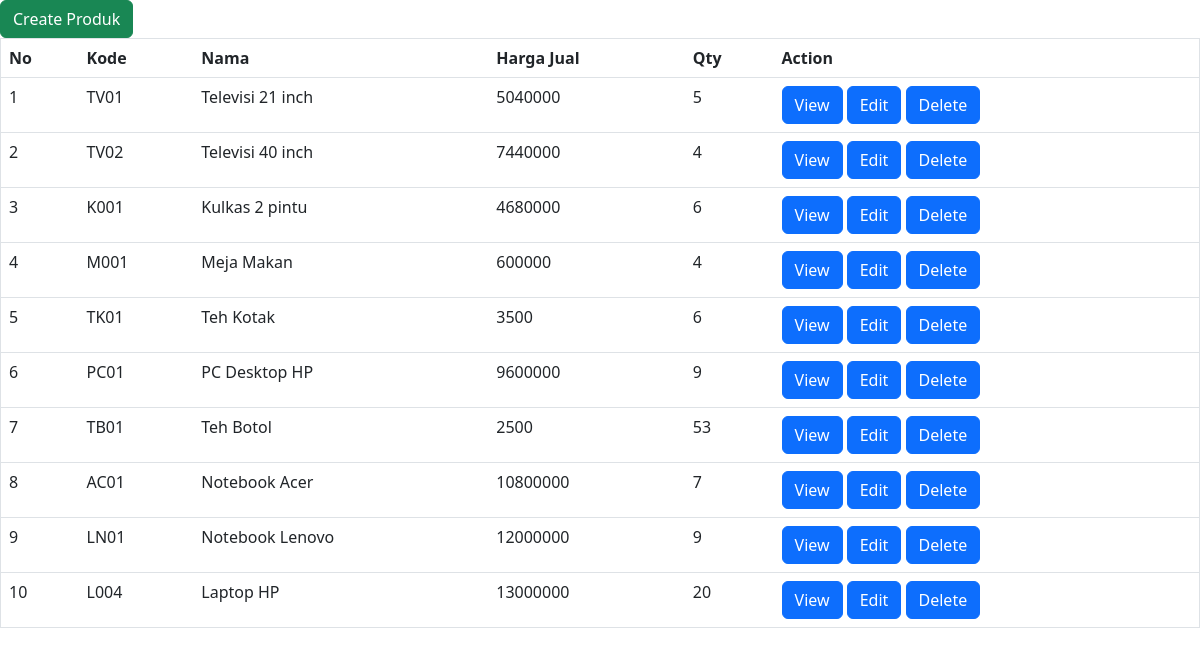
The app's page /databasephp-main/list_produk.php with its own data.
### tables this page shows
CREATE TABLE `produk` (
  `id` int(11) NOT NULL AUTO_INCREMENT,
  `kode` varchar(10) DEFAULT NULL,
  `nama` varchar(45) DEFAULT NULL,
  `harga_beli` double DEFAULT NULL,
  `harga_jual` double DEFAULT NULL,
  `stok` int(11) DEFAULT NULL,
  `min_stok` int(11) DEFAULT NULL,
  `jenis_produk_id` int(11) NOT NULL,
  PRIMARY KEY (`id`),
  UNIQUE KEY `kode_UNIQUE` (`kode`),
  KEY `fk_produk_jenis_produk1_idx` (`jenis_produk_id`),
  CONSTRAINT `fk_produk_jenis_produk1` FOREIGN KEY (`jenis_produk_id`) REFERENCES `jenis_produk` (`id`) ON DELETE NO ACTION ON UPDATE NO ACTION
);

### databasephp-main/list_produk.php (the view)
<?php
    require_once 'dbkoneksi.php';
?>
<?php
   $sql = "SELECT * FROM produk";
   $rs = $dbh->query($sql);
?>
      <a class="btn btn-success" href="form_produk.php" role="button">Create Produk</a>
        <table class="table" width="100%" border="1" cellspacing="2" cellpadding="2">
            <thead>
                <tr>
                    <th>No</th><th>Kode</th><th>Nama</th>
                    <th>Harga Jual</th><th>Qty</th>
                    <th>Action</th>
                </tr>
            </thead>
            <tbody>
                <?php
                $nomor  =1 ;
                foreach($rs as $row){
                ?>
                    <tr>
                        <td><?=$nomor?></td>
                        <td><?=$row['kode']?></td>
                        <td><?=$row['nama']?></td>
                        <td><?=$row['harga_jual']?></td>
                        <td><?=$row['stok']?></td>
                        <td>
<a class="btn btn-primary" href="view_produk.php?id=<?=$row['id']?>">View</a>
<a class="btn btn-primary" href="form_produk.php?idedit=<?=$row['id']?>">Edit</a>
<a class="btn btn-primary" href="delete_produk.php?iddel=<?=$row['id']?>"
onclick="if(!confirm('Anda Yakin Hapus Data Produk <?=$row['nama']?>?')) {return false}"
>Delete</a>
</td>
                    </tr>
                <?php
                $nomor++;
                }
                ?>
            </tbody>
        </table>

### databasephp-main/dbkoneksi.php (shortened to what this page needs)
<link href="https://cdn.jsdelivr.net/npm/bootstrap@5.3.0-alpha2/dist/css/bootstrap.min.css" rel="stylesheet">

### records on screen
produk: kode "TV01", nama "Televisi 21 inch", harga_jual "5040000", stok "5"
produk: kode "TV02", nama "Televisi 40 inch", harga_jual "7440000", stok "4"
produk: kode "K001", nama "Kulkas 2 pintu", harga_jual "4680000", stok "6"
produk: kode "M001", nama "Meja Makan", harga_jual "600000", stok "4"
produk: kode "TK01", nama "Teh Kotak", harga_jual "3500", stok "6"
produk: kode "PC01", nama "PC Desktop HP", harga_jual "9600000", stok "9"
produk: kode "TB01", nama "Teh Botol", harga_jual "2500", stok "53"
produk: kode "AC01", nama "Notebook Acer", harga_jual "10800000", stok "7"
produk: kode "LN01", nama "Notebook Lenovo", harga_jual "12000000", stok "9"
produk: kode "L004", nama "Laptop HP", harga_jual "13000000", stok "20"
